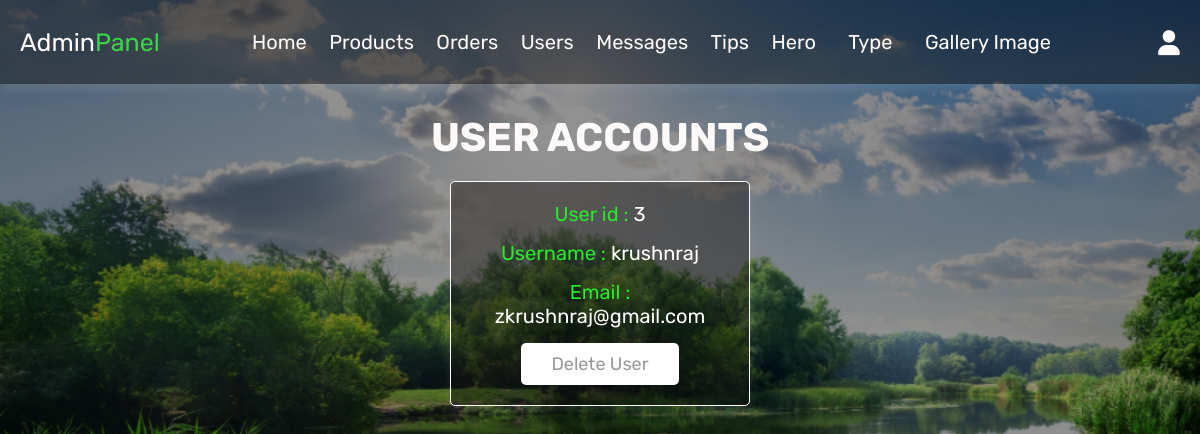
The page /admin_users.php (signed in) on the database its author committed.
### tables this page shows
CREATE TABLE `users` (
  `id` int(10) NOT NULL,
  `name` varchar(15) NOT NULL,
  `email` varchar(30) NOT NULL,
  `password` varchar(10) NOT NULL
);

### admin_users.php (the view, shortened to what this page needs)
<?php
include 'config.php';
?>
<!DOCTYPE html>
<html lang="en">
<head>
   <link rel="stylesheet" href="https://cdnjs.cloudflare.com/ajax/libs/font-awesome/6.0.0/css/all.min.css">
   <link rel="stylesheet" href="css/admin_style.css">
</head>
<body>
<?php include 'admin_header.php'; ?>
<section class="users">
   <h1 class="title"> User Accounts </h1>
   <div class="box-container">
      <?php
         $select_users = mysqli_query($conn, "SELECT * FROM `users`") or die('query failed');
         while($fetch_users = mysqli_fetch_assoc($select_users)){
      ?>
      <div class="box">
         <p> User id : <span><?php echo $fetch_users['id']; ?></span> </p>
         <p> Username : <span><?php echo $fetch_users['name']; ?></span> </p>
         <p> Email : <span><?php echo $fetch_users['email']; ?></span> </p>
         <a href="admin_users.php?delete=<?php echo $fetch_users['id']; ?>" onclick="return confirm('delete this user?');" class="delete-btn">Delete User</a>
      </div>
      <?php
         }
      ?>
   </div>
</section>
</body>
</html>

### css/admin_style.css (style rules this page uses)
:root { --purple:#010101; --red:#e5f017; --orange:#fbfcf3; --black:#fffafa; --white:#14120f70; --light-color:#f0e0e0; --light-white:#cccccc; --light-bg:#fffafa; --border:.1rem solid var(--black); --box-shadow:0 .5rem 1rem rgba(255, 255, 255, 0.1); }
* { font-family: 'Rubik', sans-serif; margin:0; padding:0; box-sizing: border-box; outline: none; border:none; text-decoration: none; transition:all .2s linear; }
html { font-size: 62.5%; overflow-x: hidden; }
body { background-image:linear-gradient(to right,rgba(0, 0, 0, 0.43),rgba(0, 0, 0, 0.437)), url(../images/19.png); background-attachment: fixed; background-size: cover; }
section { padding:3rem 2rem; }
.title { text-align: center; margin-bottom: 2rem; text-transform: uppercase; color:var(--black); font-size: 4rem; }
.btn, .option-btn, .delete-btn, .white-btn { display: inline-block; margin-top: 1rem; padding:1rem 3rem; cursor: pointer; color:var(--white); font-size: 1.8rem; border-radius: .5rem; text-transform: capitalize; }
.delete-btn { background-color: white; }
.users .box-container { display: grid; grid-template-columns: repeat(auto-fit, 30rem); justify-content: center; gap:1.5rem; max-width: 1200px; margin:0 auto; align-items: flex-start; }
.users .box-container .box { background-color: var(--white); padding:2rem; border:var(--border); box-shadow: var(--box-shadow); border-radius: .5rem; text-align: center; }
.users .box-container .box p { padding-bottom: 1.5rem; font-size: 2rem; color:#27ec28; }
.users .box-container .box p span { color:white; }
.users .box-container .box .delete-btn { margin-top: 0; }

### rows shown on the page
users: id "3", name "krushnraj", email "zkrushnraj@gmail.com"
